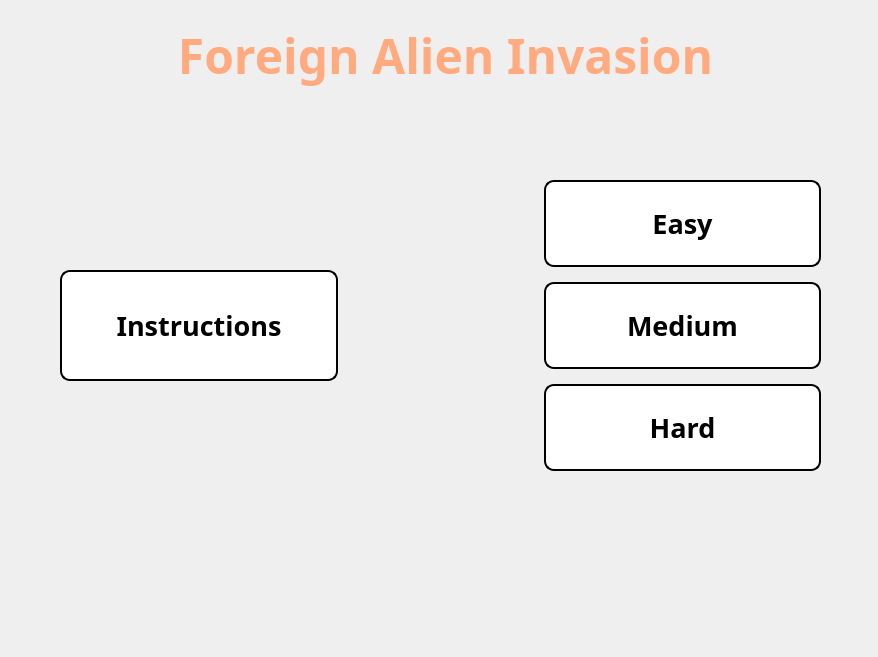
<?xml version="1.0" encoding="UTF-8"?>
<ui version="4.0">
 <class>IntroScreen</class>
 <widget class="QWidget" name="IntroScreen">
  <property name="geometry">
   <rect>
    <x>0</x>
    <y>0</y>
    <width>878</width>
    <height>657</height>
   </rect>
  </property>
  <property name="windowTitle">
   <string>Welcome to Foreign Alien Invasion!</string>
  </property>
  <widget class="QLabel" name="label">
   <property name="geometry">
    <rect>
     <x>10</x>
     <y>-10</y>
     <width>871</width>
     <height>131</height>
    </rect>
   </property>
   <property name="font">
    <font>
     <family>Century Gothic</family>
     <pointsize>36</pointsize>
     <weight>75</weight>
     <bold>true</bold>
    </font>
   </property>
   <property name="text">
    <string>&lt;html&gt;&lt;head/&gt;&lt;body&gt;&lt;p&gt;&lt;span style=&quot; color:#ffaa7f;&quot;&gt;Foreign Alien Invasion&lt;/span&gt;&lt;/p&gt;&lt;/body&gt;&lt;/html&gt;</string>
   </property>
   <property name="textFormat">
    <enum>Qt::RichText</enum>
   </property>
   <property name="alignment">
    <set>Qt::AlignCenter</set>
   </property>
  </widget>
  <widget class="QLabel" name="label_2">
   <property name="geometry">
    <rect>
     <x>10</x>
     <y>120</y>
     <width>861</width>
     <height>491</height>
    </rect>
   </property>
   <property name="styleSheet">
    <string notr="true">QLabel{
url(:/Images/sample.png);
}</string>
   </property>
   <property name="text">
    <string/>
   </property>
   <property name="pixmap">
    <pixmap resource="gamestuff.qrc">:/Images/sample.png</pixmap>
   </property>
   <property name="scaledContents">
    <bool>true</bool>
   </property>
  </widget>
  <widget class="QWidget" name="layoutWidget">
   <property name="geometry">
    <rect>
     <x>30</x>
     <y>180</y>
     <width>821</width>
     <height>291</height>
    </rect>
   </property>
   <layout class="QHBoxLayout" name="horizontalLayout">
    <item>
     <spacer name="horizontalSpacer_2">
      <property name="orientation">
       <enum>Qt::Horizontal</enum>
      </property>
      <property name="sizeType">
       <enum>QSizePolicy::Fixed</enum>
      </property>
      <property name="sizeHint" stdset="0">
       <size>
        <width>30</width>
        <height>30</height>
       </size>
      </property>
     </spacer>
    </item>
    <item>
     <layout class="QVBoxLayout" name="verticalLayout_2">
      <item>
       <spacer name="verticalSpacer">
        <property name="orientation">
         <enum>Qt::Vertical</enum>
        </property>
        <property name="sizeType">
         <enum>QSizePolicy::Fixed</enum>
        </property>
        <property name="sizeHint" stdset="0">
         <size>
          <width>20</width>
          <height>90</height>
         </size>
        </property>
       </spacer>
      </item>
      <item>
       <widget class="QPushButton" name="pushButton_5">
        <property name="sizePolicy">
         <sizepolicy hsizetype="Minimum" vsizetype="Expanding">
          <horstretch>0</horstretch>
          <verstretch>0</verstretch>
         </sizepolicy>
        </property>
        <property name="font">
         <font>
          <family>Century Gothic</family>
          <pointsize>20</pointsize>
          <weight>75</weight>
          <bold>true</bold>
         </font>
        </property>
        <property name="styleSheet">
         <string notr="true">QPushButton{
	background-color: white;  
	border-style: outset;
	border-width: 2px;
	border-radius: 10px;
	border-color: black;
	min-width: 10em;
    padding: 6px;
}
 QPushButton:pressed {
     background-color: rgb(153, 255, 255);
     border-style: inset;
 }</string>
        </property>
        <property name="text">
         <string>Instructions</string>
        </property>
       </widget>
      </item>
      <item>
       <spacer name="verticalSpacer_2">
        <property name="orientation">
         <enum>Qt::Vertical</enum>
        </property>
        <property name="sizeType">
         <enum>QSizePolicy::Fixed</enum>
        </property>
        <property name="sizeHint" stdset="0">
         <size>
          <width>20</width>
          <height>90</height>
         </size>
        </property>
       </spacer>
      </item>
     </layout>
    </item>
    <item>
     <spacer name="horizontalSpacer">
      <property name="orientation">
       <enum>Qt::Horizontal</enum>
      </property>
      <property name="sizeType">
       <enum>QSizePolicy::Fixed</enum>
      </property>
      <property name="sizeHint" stdset="0">
       <size>
        <width>200</width>
        <height>30</height>
       </size>
      </property>
     </spacer>
    </item>
    <item>
     <layout class="QVBoxLayout" name="verticalLayout">
      <property name="spacing">
       <number>5</number>
      </property>
      <item>
       <widget class="QPushButton" name="pushButton_2">
        <property name="sizePolicy">
         <sizepolicy hsizetype="Minimum" vsizetype="Expanding">
          <horstretch>0</horstretch>
          <verstretch>0</verstretch>
         </sizepolicy>
        </property>
        <property name="font">
         <font>
          <family>Century Gothic</family>
          <pointsize>20</pointsize>
          <weight>75</weight>
          <bold>true</bold>
         </font>
        </property>
        <property name="styleSheet">
         <string notr="true">QPushButton{
	background-color: white;  
	border-style: outset;
	border-width: 2px;
	border-radius: 10px;
	border-color: black;
	min-width: 10em;
    padding: 6px;
}
 QPushButton:pressed {
     background-color: rgb(153, 255, 255);
     border-style: inset;
 }</string>
        </property>
        <property name="text">
         <string>Easy</string>
        </property>
       </widget>
      </item>
      <item>
       <spacer name="verticalSpacer_3">
        <property name="orientation">
         <enum>Qt::Vertical</enum>
        </property>
        <property name="sizeType">
         <enum>QSizePolicy::Fixed</enum>
        </property>
        <property name="sizeHint" stdset="0">
         <size>
          <width>20</width>
          <height>10</height>
         </size>
        </property>
       </spacer>
      </item>
      <item>
       <widget class="QPushButton" name="pushButton_3">
        <property name="sizePolicy">
         <sizepolicy hsizetype="Minimum" vsizetype="Expanding">
          <horstretch>0</horstretch>
          <verstretch>0</verstretch>
         </sizepolicy>
        </property>
        <property name="font">
         <font>
          <family>Century Gothic</family>
          <pointsize>20</pointsize>
          <weight>75</weight>
          <bold>true</bold>
         </font>
        </property>
        <property name="styleSheet">
         <string notr="true">QPushButton{
	background-color: white;  
	border-style: outset;
	border-width: 2px;
	border-radius: 10px;
	border-color: black;
	min-width: 10em;
    padding: 6px;
}
 QPushButton:pressed {
     background-color: rgb(153, 255, 255);
     border-style: inset;
 }</string>
        </property>
        <property name="text">
         <string>Medium</string>
        </property>
       </widget>
      </item>
      <item>
       <spacer name="verticalSpacer_4">
        <property name="orientation">
         <enum>Qt::Vertical</enum>
        </property>
        <property name="sizeType">
         <enum>QSizePolicy::Fixed</enum>
        </property>
        <property name="sizeHint" stdset="0">
         <size>
          <width>20</width>
          <height>10</height>
         </size>
        </property>
       </spacer>
      </item>
      <item>
       <widget class="QPushButton" name="pushButton_4">
        <property name="sizePolicy">
         <sizepolicy hsizetype="Minimum" vsizetype="Expanding">
          <horstretch>0</horstretch>
          <verstretch>0</verstretch>
         </sizepolicy>
        </property>
        <property name="font">
         <font>
          <family>Century Gothic</family>
          <pointsize>20</pointsize>
          <weight>75</weight>
          <bold>true</bold>
         </font>
        </property>
        <property name="styleSheet">
         <string notr="true">QPushButton{
	background-color: white;  
	border-style: outset;
	border-width: 2px;
	border-radius: 10px;
	border-color: black;
	min-width: 10em;
    padding: 6px;
}
 QPushButton:pressed {
     background-color: rgb(153, 255, 255);
     border-style: inset;
 }</string>
        </property>
        <property name="text">
         <string>Hard</string>
        </property>
       </widget>
      </item>
     </layout>
    </item>
    <item>
     <spacer name="horizontalSpacer_3">
      <property name="orientation">
       <enum>Qt::Horizontal</enum>
      </property>
      <property name="sizeType">
       <enum>QSizePolicy::Fixed</enum>
      </property>
      <property name="sizeHint" stdset="0">
       <size>
        <width>30</width>
        <height>30</height>
       </size>
      </property>
     </spacer>
    </item>
   </layout>
  </widget>
  <zorder>label_2</zorder>
  <zorder>layoutWidget</zorder>
  <zorder>label</zorder>
 </widget>
 <resources>
  <include location="gamestuff.qrc"/>
 </resources>
 <connections>
  <connection>
   <sender>pushButton_5</sender>
   <signal>clicked()</signal>
   <receiver>IntroScreen</receiver>
   <slot>ShowInstructions()</slot>
   <hints>
    <hint type="sourcelabel">
     <x>179</x>
     <y>348</y>
    </hint>
    <hint type="destinationlabel">
     <x>219</x>
     <y>625</y>
    </hint>
   </hints>
  </connection>
  <connection>
   <sender>pushButton_2</sender>
   <signal>clicked()</signal>
   <receiver>IntroScreen</receiver>
   <slot>Easy()</slot>
   <hints>
    <hint type="sourcelabel">
     <x>640</x>
     <y>228</y>
    </hint>
    <hint type="destinationlabel">
     <x>650</x>
     <y>623</y>
    </hint>
   </hints>
  </connection>
  <connection>
   <sender>pushButton_3</sender>
   <signal>clicked()</signal>
   <receiver>IntroScreen</receiver>
   <slot>Medium()</slot>
   <hints>
    <hint type="sourcelabel">
     <x>712</x>
     <y>337</y>
    </hint>
    <hint type="destinationlabel">
     <x>733</x>
     <y>615</y>
    </hint>
   </hints>
  </connection>
  <connection>
   <sender>pushButton_4</sender>
   <signal>clicked()</signal>
   <receiver>IntroScreen</receiver>
   <slot>Hard()</slot>
   <hints>
    <hint type="sourcelabel">
     <x>769</x>
     <y>429</y>
    </hint>
    <hint type="destinationlabel">
     <x>833</x>
     <y>622</y>
    </hint>
   </hints>
  </connection>
 </connections>
 <slots>
  <slot>ShowInstructions()</slot>
  <slot>Hard()</slot>
  <slot>Medium()</slot>
  <slot>Easy()</slot>
 </slots>
</ui>
